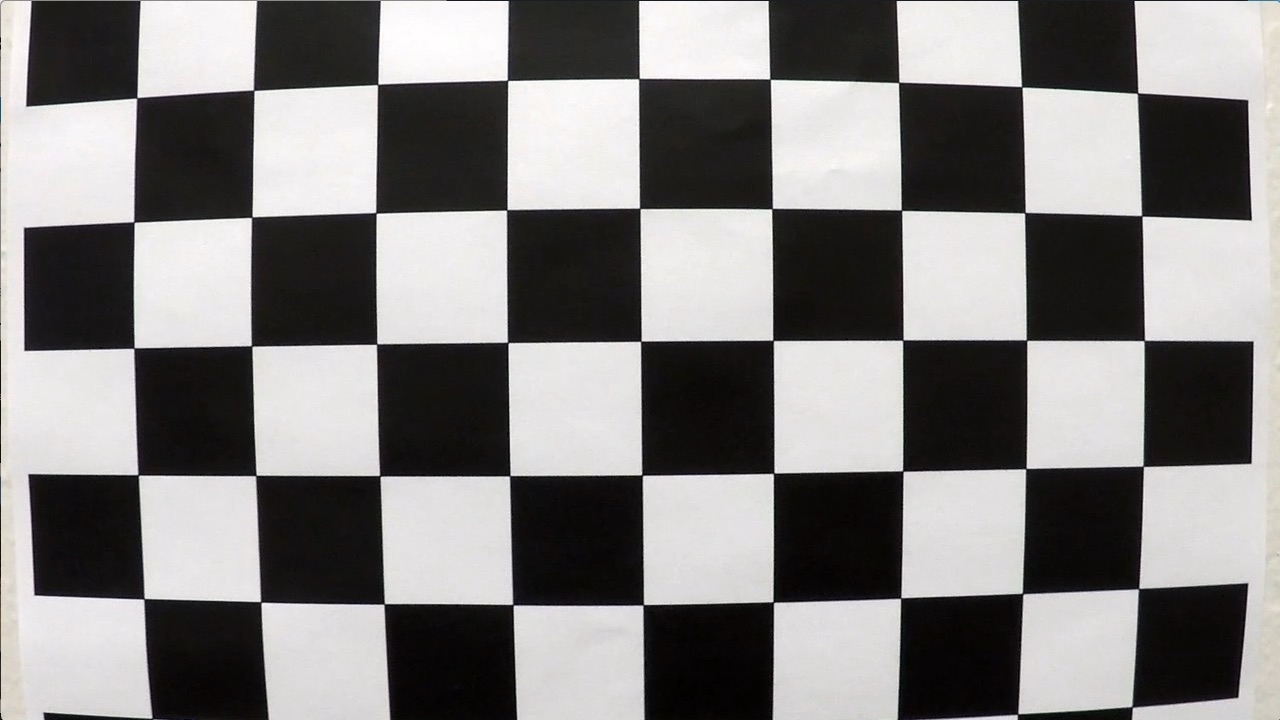
#> input picture data/main/camera_cal/calibration1.jpg, 1280 x 720 px; its folder holds 4 pictures in this run
$ python measurement_demo.py   (older library calls are emulated)
#> lines starting #> are read from the running program, lines starting #| are printed output that depends on the picture; after the words box and inside, x2 and y2 are one past the last pixel; in counts of white or black regions, pixels touching at a corner belong together
### image_processing/calibration.py
import numpy as np
import cv2
from utils.caching import Cache


@Cache(destination_folder='data/main/output/calibration', filename='calibration.pickle', enabled=True)
def calibrate_camera(chessboard_images, num_of_corners, image_size=None):
    num_of_images = len(chessboard_images)
    nx = num_of_corners[0]
    ny = num_of_corners[1]

    if num_of_images == 0:
        raise Exception('No images are loaded for calibration. Provide at least 20 images of a chessboard under '
                        'different angles')
    if num_of_images < 20:
        print(f'{num_of_images} images are loaded. Consider using at least 20 images')
    else:
        print(f'{num_of_images} images are loaded')

    objpoints = []  # 3D points in real world space
    imgpoints = []  # 2D points in image plane

    objpoints_per_image = np.zeros((nx * ny, 3), np.float32)
    objpoints_per_image[:, :2] = np.mgrid[0:nx, 0: ny].T.reshape(-1, 2)

    for filename in chessboard_images:
        img = cv2.imread(filename)
        gray = cv2.cvtColor(img, cv2.COLOR_BGR2GRAY)  # cv2.imread returns BGR image
        ret, corners = cv2.findChessboardCorners(gray, (nx, ny), None)
        if ret is True:
            imgpoints.append(corners)
            objpoints.append(objpoints_per_image)

    if image_size is not None:
        size = image_size
    else:
        img = cv2.imread(chessboard_images[0])
        size = (img.shape[1], img.shape[0])

    ret, mtx, dist, rvecs, tvecs = cv2.calibrateCamera(objpoints, imgpoints, size, None, None)

    return {"ret": ret, "mtx": mtx, "dist": dist, "rvecs": rvecs, "tvecs": tvecs}

### image_processing/image_processing.py
import cv2

from image_processing.mask import get_vertices, apply_mask


def find_line_edges(img):
    hsv = cv2.cvtColor(img, cv2.COLOR_BGR2HSV)

    yellow = cv2.inRange(hsv, (20, 100, 100), (30, 255, 255))
    white = cv2.inRange(hsv, (0, 0, 214), (172, 111, 255))

    vertices = get_vertices(yellow.shape, 1, 0.1, 0.4)
    masked = apply_mask((yellow | white), vertices)
    return masked

### image_processing/mask.py
import numpy as np
import cv2


def get_vertices(shape, lower_width_percentage, upper_width_percentage, height_percentage):
    y_max = shape[0]
    x_max = shape[1]

    height = int(y_max * (1 - height_percentage))
    lower_width = int(x_max * lower_width_percentage)
    upper_width = int(x_max * upper_width_percentage)
    x_lower_delta = (x_max - lower_width) // 2
    x_upper_delta = (lower_width - upper_width) // 2 + x_lower_delta

    polygon_vertex1 = (x_lower_delta, y_max)
    polygon_vertex2 = (x_upper_delta, height)
    polygon_vertex3 = (x_max - x_upper_delta, height)
    polygon_vertex4 = (x_max - x_lower_delta, y_max)
    return np.array([[polygon_vertex1, polygon_vertex2, polygon_vertex3, polygon_vertex4]], dtype=np.int32)


def apply_mask(source, vertices):
    mask = np.zeros_like(source)
    cv2.fillPoly(mask, vertices, 1)
    return cv2.bitwise_and(source, mask)

### image_processing/transform.py
import math

import cv2
import numpy as np

from utils.geometric_utils import Line, get_line


# [16 lines left out: function reverse_transform, not called in this run]


def perspective_transform(source):
    left_line, right_line = hough_transformation(source)
    src = np.float32([[int(left_line.x1), int(left_line.y1)], [int(left_line.x2), int(left_line.y2)],
                      [int(right_line.x2), int(right_line.y2)], [int(right_line.x1), int(right_line.y1)]])
    dst = np.float32([[200, 700], [200, 300], [1000, 300], [1000, 700]])
    M = cv2.getPerspectiveTransform(src, dst)
    Minv = cv2.getPerspectiveTransform(dst, src)
    warped = cv2.warpPerspective(source, M, source.shape[::-1], flags=cv2.INTER_LINEAR)
    return warped, M, Minv, src, dst


def hough_transformation(source, rho=1, theta=np.pi / 180, threshold=40, min_line_length=40, max_line_gap=10):
    source_shape = source.shape
    lines = cv2.HoughLinesP(source, rho, theta, threshold, np.array([]), min_line_length, max_line_gap)

    # divide lines into 2 categories: left line and right line.
    # Extend those lines to the bottom of the image
    # find starting points for left and right lines at the bottom of the image
    # find average values for starting points for left and right lines
    # find average values for angles for those lines

    left_m = []
    left_b = []

    right_m = []
    right_b = []

    for line in lines:
        for x1, y1, x2, y2 in line:
            rad = math.atan2(y2 - y1, x2 - x1)
            angle = rad * 180 / math.pi
            if angle < -20:
                left_line = Line(x1, y1, x2, y2)
                left_m.append(left_line.m)
                left_b.append(left_line.b)
            elif angle > 20:
                right_line = Line(x1, y1, x2, y2)
                right_m.append(right_line.m)
                right_b.append(right_line.b)

    left_average_line = get_line(source_shape[0], source_shape[0] * .75, np.average(left_m), np.average(left_b))
    right_average_line = get_line(source_shape[0], source_shape[0] * .75, np.average(right_m), np.average(right_b))

    return left_average_line, right_average_line

### utils/geometric_utils.py
def get_line(y1, y2, m, b):
    x2 = (y2 - b) / m
    x1 = (y1 - b) / m
    return Line(x1, y1, x2, y2, m, b)


class Line:
    # y = mx + b
    def __init__(self, x1, y1, x2, y2, m=None, b=None):
        self.x1 = x1
        self.y1 = y1
        self.x2 = x2
        self.y2 = y2
        if m is not None and b is not None:
            self.m = m
            self.b = b
        else:
            self.init_parameters()

    def init_parameters(self):
        m = (self.y2 - self.y1) / (self.x2 - self.x1)
        b = self.y1 - m * self.x1
        self.m = m
        self.b = b

    def get_x1(self):
        return int(self.x1)

    def get_x2(self):
        return int(self.x2)

    def get_y1(self):
        return int(self.y1)

    def get_y2(self):
        return int(self.y2)

    def __str__(self):
        return f'(x1,y1)=({self.x1},{self.y1});(x2,y2)=({self.x2},{self.y2}); (m,b) = ({self.m},{self.b})) '

### image_processing/sliding_window.py
from image_processing.lane_histogram import hist
import numpy as np
import cv2


def sliding_window(binary_warped):
    out_img = np.dstack((binary_warped, binary_warped, binary_warped))
    histogram = hist(binary_warped)
    midpoint = np.int(histogram.shape[0] // 2)
    leftx_base = np.argmax(histogram[:midpoint])
    rightx_base = np.argmax(histogram[midpoint:]) + midpoint

    # HYPERPARAMETERS
    # Choose the number of sliding windows
    nwindows = 9
    # Set the width of the windows +/- margin
    margin = 70
    # Set minimum number of pixels found to recenter window
    minpix = 30

    window_height = np.int(binary_warped.shape[0] // nwindows)

    # Identify the x,y coordinates of all nonzero pixels in the image
    nonzero = binary_warped.nonzero()
    nonzeroy = np.array(nonzero[0])
    nonzerox = np.array(nonzero[1])

    # Current positions to be updated later for each window in nwindows
    leftx_current = leftx_base
    rightx_current = rightx_base

    # Create empty lists to receive left and right lane pixel indices
    left_lane_inds = []
    right_lane_inds = []

    for window in range(nwindows):
        # Identify window boundaries in x and y (and right and left)
        win_y_low = binary_warped.shape[0] - (window + 1) * window_height
        win_y_high = binary_warped.shape[0] - window * window_height

        win_xleft_low = leftx_current - margin
        win_xleft_high = leftx_current + margin
        win_xright_low = rightx_current - margin
        win_xright_high = rightx_current + margin

        cv2.rectangle(out_img, (win_xleft_low, win_y_low), (win_xleft_high, win_y_high), (0, 255, 0), 2)
        cv2.rectangle(out_img, (win_xright_low, win_y_low), (win_xright_high, win_y_high), (0, 255, 0), 2)

        good_left_inds = ((nonzeroy >= win_y_low) & (nonzeroy < win_y_high) &
                          (nonzerox >= win_xleft_low) & (nonzerox < win_xleft_high)).nonzero()[0]
        good_right_inds = ((nonzeroy >= win_y_low) & (nonzeroy < win_y_high) &
                           (nonzerox >= win_xright_low) & (nonzerox < win_xright_high)).nonzero()[0]

        # Append these indices to the lists
        left_lane_inds.append(good_left_inds)
        right_lane_inds.append(good_right_inds)

        #  If you found > minpix pixels, recenter next window (`right` or `leftx_current`) on their mean position
        if len(good_left_inds) > minpix:
            leftx_current = np.int(np.mean(nonzerox[good_left_inds]))
        if len(good_right_inds) > minpix:
            rightx_current = np.int(np.mean(nonzerox[good_right_inds]))

    left_lane_inds = np.concatenate(left_lane_inds)
    right_lane_inds = np.concatenate(right_lane_inds)

    leftx = nonzerox[left_lane_inds]
    lefty = nonzeroy[left_lane_inds]
    rightx = nonzerox[right_lane_inds]
    righty = nonzeroy[right_lane_inds]

    return leftx, lefty, rightx, righty, out_img


def fit_polynomial(binary_warped):
    leftx, lefty, rightx, righty, out_img = sliding_window(binary_warped)
    left_fit = np.polyfit(lefty, leftx, 2)
    right_fit = np.polyfit(righty, rightx, 2)
    ploty = np.linspace(0, binary_warped.shape[0] - 1, binary_warped.shape[0])
    try:
        left_fitx = left_fit[0] * ploty ** 2 + left_fit[1] * ploty + left_fit[2]
        right_fitx = right_fit[0] * ploty ** 2 + right_fit[1] * ploty + right_fit[2]
    except TypeError:
        # Avoids an error if `left` and `right_fit` are still none or incorrect
        print('The function failed to fit a line!')
        left_fitx = 1 * ploty ** 2 + 1 * ploty
        right_fitx = 1 * ploty ** 2 + 1 * ploty

    out_img[lefty, leftx] = [255, 0, 0]
    out_img[righty, rightx] = [0, 0, 255]
    return left_fitx, right_fitx, ploty, out_img


def fit_polynomial_meters(binary_warped, ym_per_px, xm_per_px):
    leftx, lefty, rightx, righty, out_img = sliding_window(binary_warped)

    left_fit = np.polyfit(lefty * ym_per_px, leftx * xm_per_px, 2)
    right_fit = np.polyfit(righty * ym_per_px, rightx * xm_per_px, 2)

    return left_fit, right_fit

### image_processing/lane_histogram.py
import numpy as np


def hist(source):
    bottom_half = source[source.shape[0] // 2:, :]

    histogram = np.sum(bottom_half, axis=0)
    return histogram

### utils/caching.py
import pickle
from pathlib import Path
import os


class Cache(object):
    def __init__(self, destination_folder, filename, enabled=False):
        self.destination_folder = destination_folder
        self.filename = filename
        self.enabled = enabled

    def __call__(self, function):
        def wrapped_function(*args, **kwargs):
            if self.enabled is True:
                destination_file = os.path.join(self.destination_folder, self.filename)
                # get result from destination file
                if os.path.exists(destination_file):
                    return pickle.load(open(destination_file, "rb"))
                else:
                    Path(self.destination_folder).mkdir(parents=True, exist_ok=True)
                    pickle_file = open(destination_file, "wb")
                    result = function(*args, **kwargs)
#> in calibrate_camera, img is the input picture: shape (720, 1280, 3); mean B, G, R 127.8, 128.4, 130.1
#> in calibrate_camera, `ret, corners = cv2.findChessboardCorners(gray, (nx, ny), None)`: ret = False; corners = None
                    pickle.dump(result, pickle_file)
                    pickle_file.close()
                    return result
            else:
                return function(*args, **kwargs)

        return wrapped_function

### measurement/curvature.py
import numpy as np
from image_processing.lane_histogram import hist


# [18 lines left out: functions measure_relative_position, measure_curvature_pixels, not called in this run]


def measure_curvature_meters(ploty, left_fit, right_fit, ym_per_px):
    y_max = np.max(ploty)

    left_curverad = ((1 + (2 * left_fit[0] * y_max * ym_per_px + left_fit[1]) ** 2) ** 1.5) / np.absolute(
        2 * left_fit[0])
    right_curverad = ((1 + (2 * right_fit[0] * y_max * ym_per_px + right_fit[1]) ** 2) ** 1.5) / np.absolute(
        2 * right_fit[0])

    return left_curverad, right_curverad


def get_px_to_meters_coef(shape):
    ym_per_pix = 30 / shape[0]
    xm_per_pix = 3.7 / shape[1]
    return ym_per_pix, xm_per_pix

### demonstration/measurement_demo.py
import glob

import cv2
import numpy as np

from image_processing.calibration import calibrate_camera
from image_processing.image_processing import find_line_edges
from image_processing.sliding_window import fit_polynomial_meters, fit_polynomial
from image_processing.transform import perspective_transform
from measurement.curvature import get_px_to_meters_coef
from measurement.curvature import measure_curvature_meters, measure_curvature_pixels

chessboard_images = glob.glob('../data/main/camera_cal/*.jpg')
nx = 9  # chessboard corners in x direction
ny = 6  # chessboard corners in y direction
calibration_result = calibrate_camera(chessboard_images, (nx, ny))
mtx = calibration_result["mtx"]
dist = calibration_result["dist"]
img = cv2.imread('../data/main/test_images/test4.jpg')
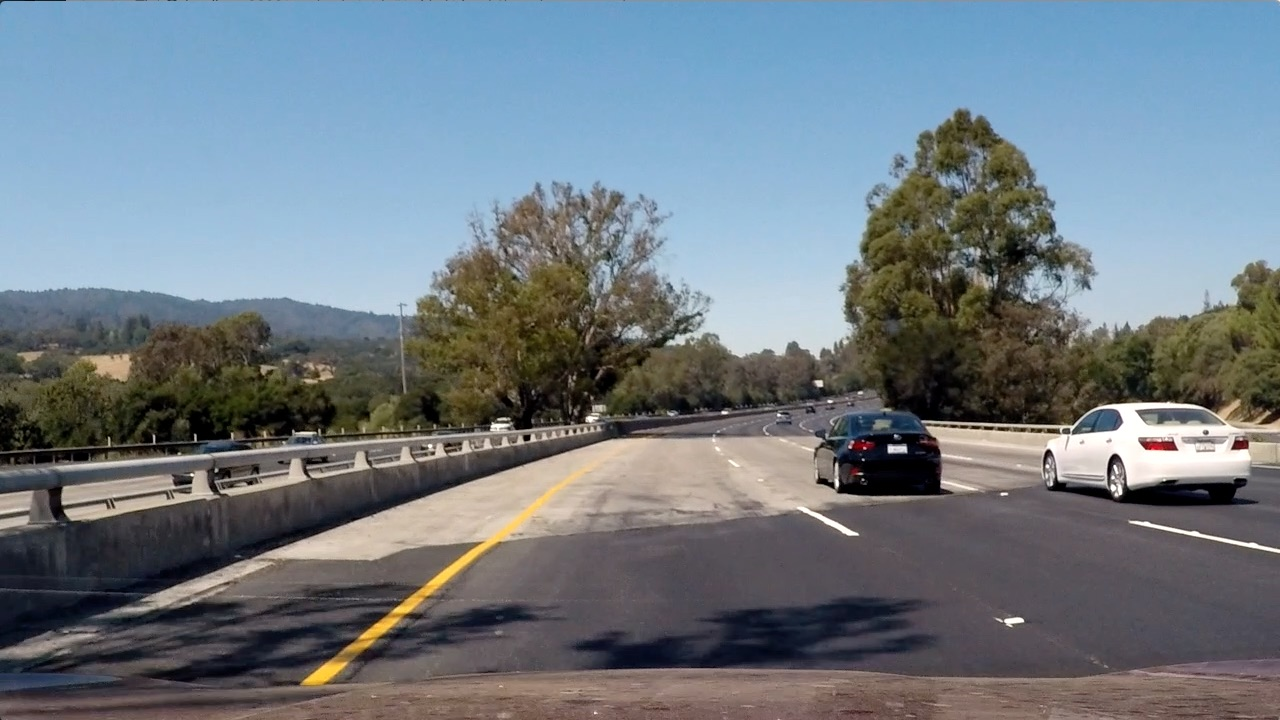
#> input picture data/main/test_images/test4.jpg, 1280 x 720 px
#> img is the input picture: shape (720, 1280, 3); mean B, G, R 130.9, 122.7, 112.2
undistorted_img = cv2.undistort(img, mtx, dist, None, mtx)
img_rgb = cv2.cvtColor(undistorted_img, cv2.COLOR_BGR2RGB)
binary = find_line_edges(undistorted_img)
lines_img = np.dstack((binary, binary, binary)) * 255

warped, M, Minv, src, dst = perspective_transform(binary)
#> in hough_transformation, `lines = cv2.HoughLinesP(source, rho, theta, threshold, np.array([]), m..`: lines = 45 rows, first 6: [329, 670, 610, 443], [413, 603, 611, 443], [414, 605, 614, 443], [350, 652, 609, 442], [346, 652, 604, 443], [341, 654, 560, 477]
#> the loop in hough_transformation, `for line in lines:` made 45 passes
#> after the loop in hough_transformation, `for line in lines:`: left_b = 36 values, max 942.5 at index 26, min 683.8 at index 30, mean 910.7; left_m = 36 values, max -0.37 at index 30, min -0.842 at index 26, mean -0.755; right_b = [86, 81.07, 84.95, 70.25]; right_m = [0.526, 0.533, 0.526, 0.548]
#> in get_line, `x2 = (y2 - b) / m`: x2 = 491
#> in get_line, `x1 = (y1 - b) / m`: x1 = 252.6
#> in perspective_transform, `src = np.float32([[int(left_line.x1), int(left_line.y1)], [int(left_li..`: src = [[252, 720], [491, 540], [861, 540], [1198, 720]]
#> in perspective_transform, `M = cv2.getPerspectiveTransform(src, dst)`: M = [[-0.589, -1.25, 911.6], [0, -2.25, 1135.9], [5.43e-19, -0.00236, 1]]
#> in perspective_transform, `Minv = cv2.getPerspectiveTransform(dst, src)`: Minv = [[0.318, -0.674, 475.6], [-1.42e-16, -0.443, 503.8], [-2.95e-19, -0.00104, 1]]

ym_per_pix, xm_per_pix = get_px_to_meters_coef(warped.shape)

left_fit, right_fit = fit_polynomial_meters(warped, ym_per_pix, xm_per_pix)
#> in hist, `bottom_half = source[source.shape[0] // 2:, :]`:
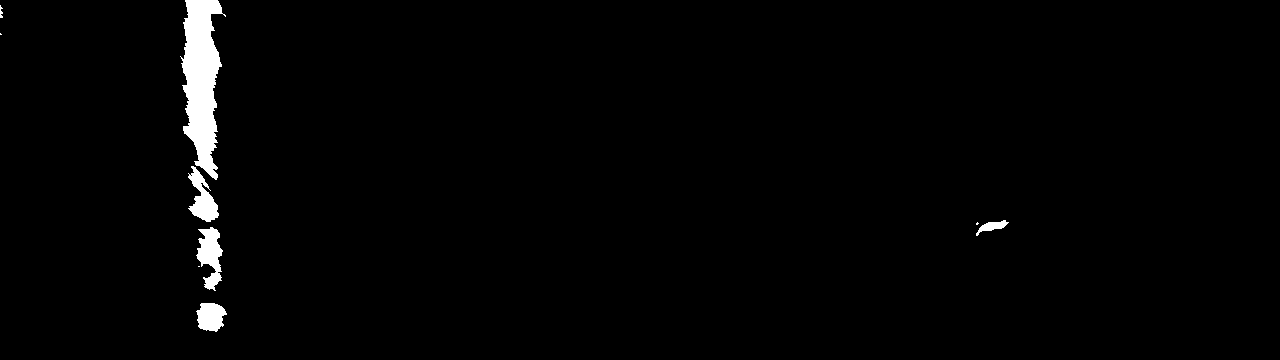
#> bottom_half: shape (360, 1280); values 0 (black) and 1 (white), 1.6% white; 9 white regions (3 under 20 px), largest, box (x1, y1, x2, y2) and area: (180, 0, 226, 180) 4856, (196, 227, 223, 291) 976, (188, 166, 219, 222) 846, (196, 303, 227, 332) 657, (976, 220, 1009, 236) 213, (0, 5, 3, 18) 26
#> in hist, `histogram = np.sum(bottom_half, axis=0)`: histogram = 1280 values, max 283 at index 210, min 0 at index 3, mean 5.93
#> in sliding_window, `leftx_base = np.argmax(histogram[:midpoint])`: leftx_base = 210
#> in sliding_window, `rightx_base = np.argmax(histogram[midpoint:]) + midpoint`: rightx_base = 988
#> in sliding_window, `nonzero = binary_warped.nonzero()`: nonzero = 57294 positions, rows 0 to 691, columns 0 to 1022
#> in sliding_window, `leftx_current = leftx_base`: leftx_current = 210
#> in sliding_window, `rightx_current = rightx_base`: rightx_current = 988
#> the loop in sliding_window, `for window in range(nwindows):` made 9 passes
#> (win_xleft_low, win_xleft_high, win_xright_low, win_xright_high, leftx_current, rightx_current) on passes 2, 6, 7, 8: (140, 280, 918, 1058, 208, 991), (131, 271, 921, 1061, 190, 1000), (120, 260, 930, 1070, 184, 1001), (114, 254, 931, 1071, 202, 999)
#> after the loop in sliding_window, `for window in range(nwindows):`: left_lane_inds = 9 items
#> in sliding_window, `right_lane_inds = np.concatenate(right_lane_inds)`: right_lane_inds = 9347 values, max 55790 at index 218, min 73 at index 5388, mean 19559.5
#> in sliding_window, `rightx = nonzerox[right_lane_inds]`: rightx = 9347 values, max 1022 at index 5449, min 931 at index 6758, mean 992.8
#> in sliding_window, `righty = nonzeroy[right_lane_inds]`: righty = 9347 values, max 595 at index 217, min 0 at index 5388, mean 126.4
#> in fit_polynomial_meters, `left_fit = np.polyfit(lefty * ym_per_px, leftx * xm_per_px, 2)`: left_fit = [0.000246, -0.00545, 0.585]
#> in fit_polynomial_meters, `right_fit = np.polyfit(righty * ym_per_px, rightx * xm_per_px, 2)`: right_fit = [-0.000471, 0.0126, 2.83]
left_fitx, right_fitx, ploty, out_img = fit_polynomial(warped)
#> the loop in sliding_window (call 2), `for window in range(nwindows):` made 9 passes
#> in fit_polynomial, `left_fit = np.polyfit(lefty, leftx, 2)`: left_fit = [0.000148, -0.0785, 202.4]
#> in fit_polynomial, `right_fit = np.polyfit(righty, rightx, 2)`: right_fit = [-0.000283, 0.181, 977.8]
#> in fit_polynomial, `left_fitx = left_fit[0] * ploty ** 2 + left_fit[1] * ploty + left_fit[2]`: left_fitx = 720 values, max 222.4 at index 719, min 192 at index 265, mean 199.7
#> in fit_polynomial, `right_fitx = right_fit[0] * ploty ** 2 + right_fit[1] * ploty + right_..`: right_fitx = 720 values, max 1006.9 at index 321, min 962.2 at index 719, mean 994.3
#> in fit_polynomial, `out_img[righty, rightx] = [0, 0, 255]`:
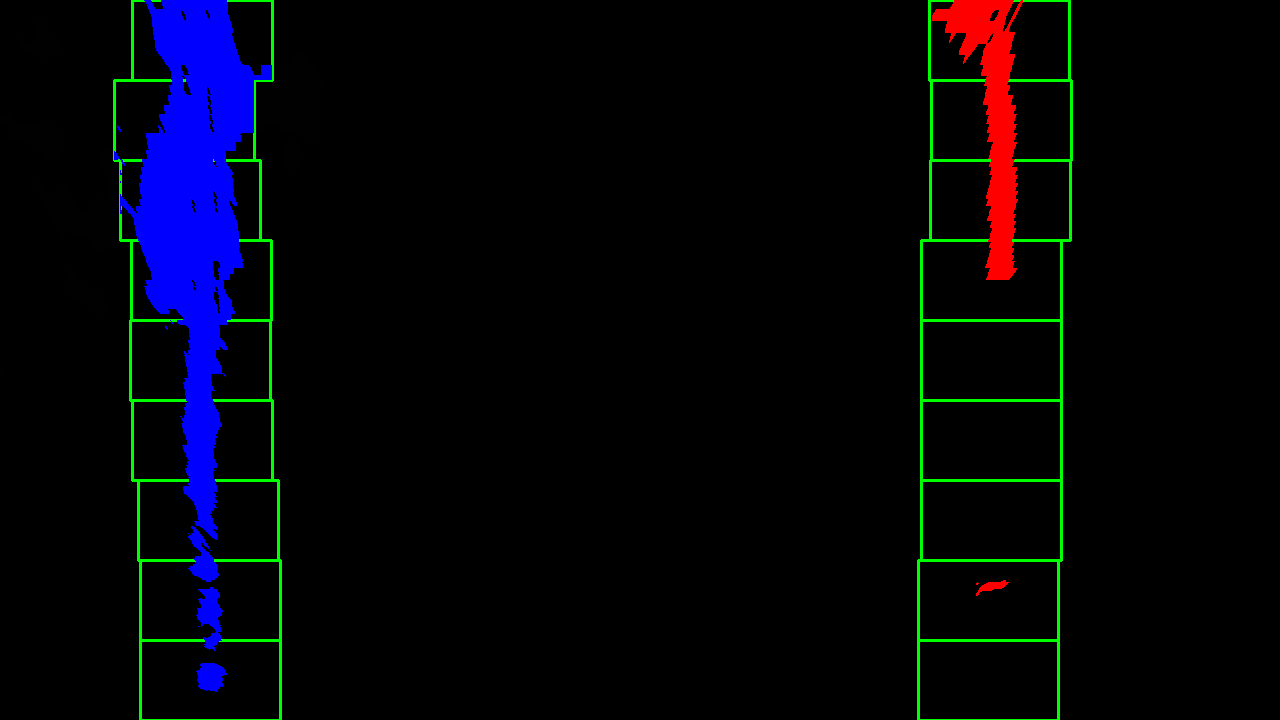
#> out_img: shape (720, 1280, 3); mean of channels 0, 1, 2 10, 4, 2.6; drawn as B, G, R

left_r, right_r = measure_curvature_meters(warped.shape[0], left_fit, right_fit, ym_per_pix)

print(f'Left R = {left_r}')
print(f'Right R = {right_r}')
